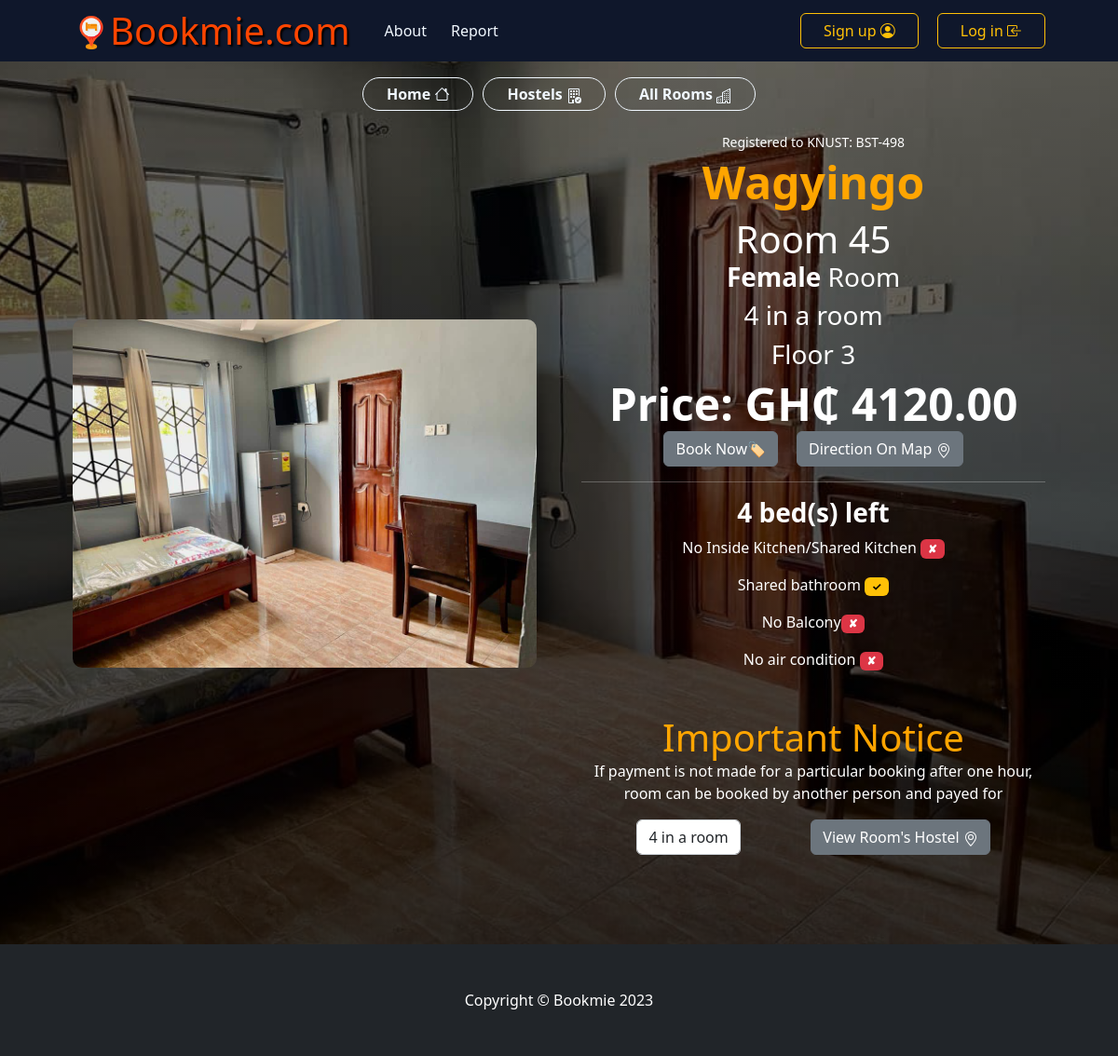
/rooms/room-profile/f963b82c-7cf2-45e5-9f00-1f7020480161/, run on an earlier commit of the app's database.
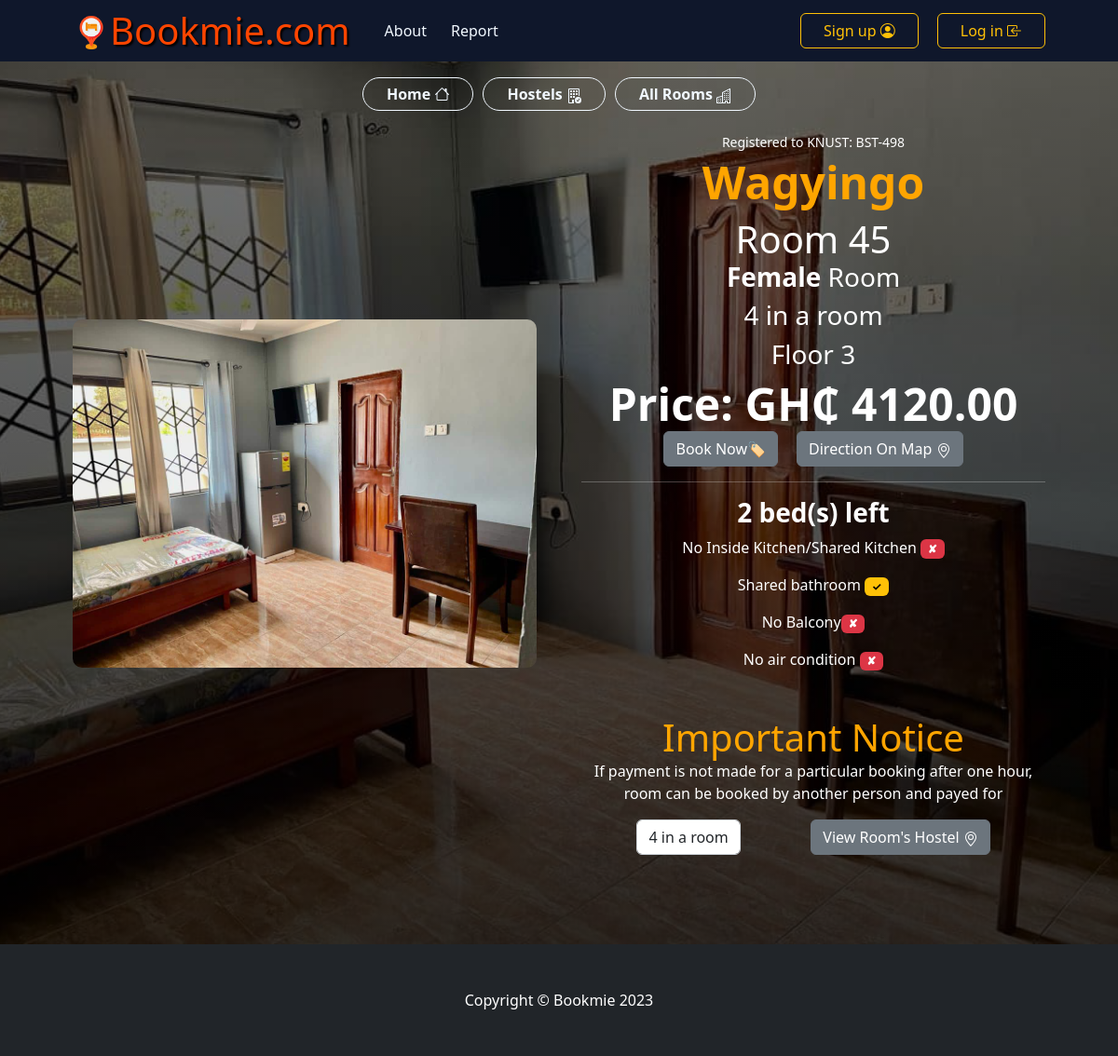
And on a later commit of the database.
### rooms_app/models.py (models this page shows, shortened)
class RoomProfile(models.Model):
    room_no = models.CharField(max_length=20,default=000,
                               verbose_name='Room number')
    floor_no = models.IntegerField(default=0,
                                verbose_name='Floor number')
    room_id = models.UUIDField(primary_key=True, default=uuid.uuid4, editable=False, unique=True)
    hostel = models.ForeignKey(HostelProfile, on_delete=models.CASCADE,
                               related_name='rooms')
    campus = models.ForeignKey(CampusProfile, on_delete=models.SET_NULL,
                                verbose_name="Campus where Room is located",
                                null=True)
    room_capacity = models.PositiveIntegerField(default=4)
    bed_space_left = models.IntegerField(default=0)
    gender = models.CharField(max_length=20,
                            choices=[('female','female'),('male','male')],
                            verbose_name="Gender of room",
                            default="male")
    room_price = models.DecimalField(blank=False, decimal_places=2, max_digits=8)
    ptf_room_price = models.DecimalField(default=0.0, editable=False, decimal_places=2, max_digits=8)
    """
    field just there to compare and check if the field "room price"
    has been changed or not when the save method is called on an object
    """
    previous_price_check = models.DecimalField(blank=True, editable=False,
                                      null=True, decimal_places=2, max_digits=7)
    rating = models.IntegerField(choices=rating ,blank=False,
                                 default='⭐', )
    booking_count = models.PositiveIntegerField(default=0)
    booking_occupied = models.BooleanField(default=False)
    platform_occupied = models.BooleanField(default=False)
    occupied = models.BooleanField(default=False)
    inbuilt_kitchen = models.BooleanField(default=False)
    """ if room does not contain bathroom then it is shared """
    inbuilt_bathroom = models.BooleanField(default=False)
    inbuilt_balcony = models.BooleanField(default=False)
    air_condition = models.BooleanField(default=False)
    class Meta:
        db_table = "room_profiles"
    def save(self, *args, **kwargs):
        if self.room_price!=self.previous_price_check:
            addtional_pricing: float = float(self.room_price) * settings.SUPPLY_COST_PERCENTAGE
            self.ptf_room_price = float(self.room_price) + addtional_pricing
            self.previous_price_check = self.room_price
        else:
            """
            Do nothing to ptf price if room price is still the same,
            could be that the room has been updated but not the
            price which does not need to be updated
            """
            pass
        return super().save(*args, **kwargs)

### hostel_app/models.py (models this page shows, shortened)
class HostelProfile(models.Model):
    hostel_name = models.CharField(max_length=50)
    hostel_id = models.UUIDField(default=uuid.uuid4,
                                 editable=False, unique=True)
    hostel_code = models.CharField(max_length=100,
                                   null=True, blank=True,
                                   unique=True)
    hostel_image = models.ImageField(upload_to='HostelProfiles',
                                      default='unavailable.jpg')
    hostel_manager_profile_picture = models.ImageField(default="unknown_profile.jpg", upload_to="ManagersProfilePictures")
    room_image =  models.ImageField(upload_to='RoomImages',verbose_name="Image of one room",
                                      default='unavailable.jpg')
    category = models.CharField(max_length=15,
                                    verbose_name='type',default='Hostel',
                                    blank=False, choices=category)
    rating = models.IntegerField(choices=rating, verbose_name='Stars',
                                       default=1)
    price_range = models.CharField(max_length=50,
                                   default='unavailable',
                                   blank=True)
    number_of_rooms = models.IntegerField(default=5)
    campus = models.ForeignKey(CampusProfile, on_delete=models.SET_NULL, null=True)
    hostel_manager = models.OneToOneField(CustomUser, on_delete=models.SET_NULL,
                                          related_name='hostels', null=True,)
    hostel_email = models.EmailField(blank=True)
    account_number = models.CharField(max_length=70,
                                      default='unavailable',)
    bank_code = models.CharField(max_length=50, choices=Banks ,default='unavailable')
    mobile_money = models.CharField(max_length=14,
                                    default='unavailable',)
    manager_contact = models.CharField(max_length=10, blank=True,
                                       verbose_name="Manager's Contact")
    hostel_contact = models.CharField(max_length=10, verbose_name="Hostel's Contact")
    other_contact = models.CharField(max_length=10, blank=True)
    location = models.CharField(max_length=500, default="location unavailable")
    main_website = models.URLField(null=True, blank=True,
                                verbose_name='Hostel Website')
    verified = models.BooleanField(default=False)
    occupied = models.BooleanField(default=False)
    address = map_fields.AddressField(max_length=200, blank=True, null=True)
    geolocation = map_fields.GeoLocationField(max_length=500, blank=True, null=True)
    facilities = models.TextField(default="unavailable")
    class Meta:
        db_table = 'hostel_profiles'
        ordering = ('-hostel_name',)

### campus_app/models.py (models this page shows, shortened)
class CampusProfile(models.Model):
    campus_name = models.CharField(max_length=100)
    alias_name =  models.CharField(max_length=100, blank=True, null=True)
    campus_code = models.CharField(max_length=100, unique=True)
    flag = models.ImageField(default='defaultFlag.jpg', upload_to='CampusFlag')
    available_on_campus = models.BooleanField(default=False)
    location = models.CharField(max_length=255, null=True, blank=True)
    address = map_fields.AddressField(max_length=200, blank=True, null=True)
    geolocation = map_fields.GeoLocationField(max_length=500, blank=True, null=True)

### rooms_app/views.py (the view)
# urls.py: path('room-profile/<str:room_id>/', views.room_profile, name='profile' ),
def room_profile(request, room_id):
    room = RoomProfile.objects.get(room_id=room_id)
    room_bookers = Booking.objects.filter(room=room).all()
    return render(request, 'room_profile.html', {'room':room, 'room_bookers':room_bookers})

### templates/room_profile.html (shortened to what this page needs)
{% load static %}
<!DOCTYPE html>
<html lang="en">
    <head>
        <link href="https://cdn.jsdelivr.net/npm/bootstrap-icons@1.5.0/font/bootstrap-icons.css" rel="stylesheet" />
        <link href="{% static 'profileStaticfiles/css/styles.css' %}" rel="stylesheet" />
    </head>
    <body>
        <nav class="nav navbar navbar-expand-lg navbar-light">
            <div class="container px-4 px-lg-5">
<h1><a class="h1" href="{% url 'core:index' %}"><img src="{% static 'home/images/favicon1.png' %}" alt="" style="height: 40px; width: 40px; margin-top: -5px;">Bookmie.com</a></h1>
                <div class="collapse navbar-collapse" id="navbarSupportedContent">
                    <ul class="navbar-nav me-auto mb-2 mb-lg-0 ms-lg-4 text-center">
                        <li class="nav-item"><a class="nav-link active" aria-current="page" href="{% url 'core:about' %}">About</a></li>
                        <li class="nav-item">
                            <a
                              class="nav-link active"
                              aria-current="page"
                              href="{% url 'core:contact' %}"
                              >Report</a>
                          </li>
                    </ul>
                    <nav class="d-flex justify-content-center">
                    <div class="bttn">
                        {% if user.is_anonymous %}
                        <a href="{% url 'accounts:signup' %}">
                        <button class="btn btn-outline-warning px-4" type="submit">
                            Sign up
                            <i class="bi bi-person-circle"></i>
                        </button>
                        </a>
                        <a href="{% url 'accounts:login' %}">
                            <button class="btn btn-outline-warning px-4" type="submit">
                                Log in
                                <i class="bi bi-box-arrow-in-left"></i>
                            </button>
                        </a>
                        {% endif %}
                    </div>
                    </nav>
                </div>
            </div>
        </nav>
        <section class="py-5 section" style="color: white;">
            <div class="box bg-outline-dark">
      <div class="btn-box">
        <a href="{% url 'core:index' %}" class="fw-bold">Home
          <i class="bi bi-house"></i></a>
      </div>
      <div class="btn-box">
        <a href="{% url 'core:hostels' room.campus.campus_code %}" class="fw-bold"> Hostels </a>
      </div>
      <div class="btn-box">
        <a href="{% url 'rooms:campus-rooms' room.campus.campus_code %}" class="fw-bold"> All Rooms </a>
      </div>
    </div>
            <div class="container px-4 px-lg-5 my-5">
                <div class="row gx-4 gx-lg-5 align-items-center">
                    <div class="col-md-6"><a href="{{ room.hostel.room_image.url }}"><img class="card-img-top mb-5 mb-md-0 img" src="{{ room.hostel.room_image.url}}" alt="..." /></a></div>
                    <div class="col-md-6 text-center">
                        <div class="small mb-1">Registered to {{ room.campus.alias_name.upper}}: BST-498</div>
                        <h3 class="display-5 fw-bolder" style="color: orange;">{{ room.hostel.hostel_name }}</h3>
                        <h1>Room {{ room.room_no }}</h1>
                        <h3><b>{{ room.gender.capitalize }}</b> Room</h3>
                        <h3>{{ room.room_capacity }} in a room</h3>
                        <h3>Floor {{ room.floor_no }}</h3>
                        <h1 class="display-5 fw-bolder"> Price: GH&#8373; {{ room.ptf_room_price }}</h1>
                        <div class="d-flex" style="width: fit-content; margin: auto; gap: 20px;">
                        <form action="{% url 'core:booking' %}" method="POST" style="margin: auto;">
                            <button class="btn btn-secondary" type="submit">
                                Book Now🏷️
                            </button>
                        </form>
                        <a href="{% url 'maps:hostel-direction' room.hostel.hostel_id %}">
                            <button class="btn btn-secondary flex-shrink-0" type="button">
                                Direction On Map
                            </button>
                        </a>
                        </div>
                        <hr>
                        <h3 class="fw-bolder">{{ room.bed_space_left}} bed(s) left</h3>
                        {% if room.inbuilt_kitchen %}
                            <p>Inbuilt Kitchen <span class="badge text-bg-success">Check &#x2713;</span></p>
                        {% else %}
                            <p>No Inside Kitchen/Shared Kitchen <span class="badge text-bg-danger">&#x2718;</span></p>
                        {% endif %}
                        {% if room.inbuilt_bathroom %}
                            <p>Personal Bathrooom <span class="badge text-bg-success">Check &#x2713;</span></p>
                        {% else %}
                            <p>Shared bathroom <span class="badge text-bg-warning">&#x2713;</span></p>
                        {% endif %}
                        {% if room.inbuilt_balcony %}
                            <p>Inbuilt Balcony<span class="badge text-bg-success">Check &#x2713;</span></p>
                        {% else %}
                        <p>No Balcony<span class="badge text-bg-danger"> &#x2718;</span></p>
                        {% endif %}
                        {% if room.air_condition %}
                            <p>Air condition <span class="badge text-bg-success">Check &#x2713;</span></p>
                        {% else %}
                            <p>No air condition <span class="badge text-bg-danger">&#x2718;</span></p>
                        {% endif %}
                        <p class="lead"><h1 style="color: orange;">Important Notice</h1>
                        If payment is not made for a particular booking after one hour, room can be booked by another person and payed for</p>
                        <div class="d-flex">
                            <input class="form-control text-center me-3" id="inputQuantity" value="{{ room.room_capacity }} in a room" style="max-width: 7rem; margin: auto" />
                        <a href="{% url 'hostels:profile' room.hostel.hostel_id %}" style="margin: auto;">
                            <button class="btn btn-secondary" type="submit">
                                View Room's Hostel
                            </button>
                        </a>
                        </div>
                    </div>
                </div>
            </div>
        </section>
        <footer class="py-5 bg-dark footer">
            <div class="container"><p class="m-0 text-center text-white">Copyright &copy; Bookmie 2023</p></div>
        </footer>
    </body>
</html>

What changed in the data, as far as the page shows it:
changed RoomProfile "Female": bed_space_left "4" → "2"
